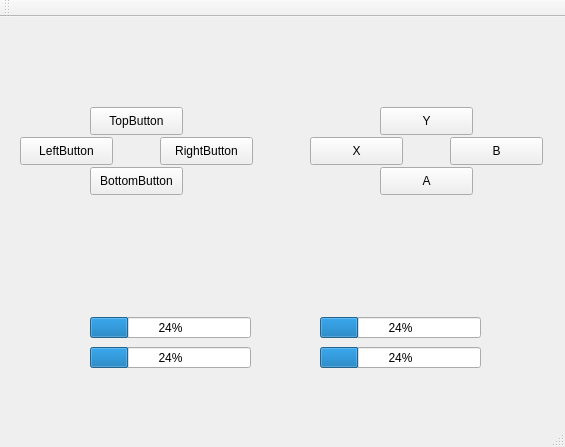
<?xml version="1.0" encoding="UTF-8"?>
<ui version="4.0">
 <class>MainWindow</class>
 <widget class="QMainWindow" name="MainWindow">
  <property name="geometry">
   <rect>
    <x>0</x>
    <y>0</y>
    <width>565</width>
    <height>447</height>
   </rect>
  </property>
  <property name="windowTitle">
   <string>MainWindow</string>
  </property>
  <widget class="QWidget" name="centralWidget">
   <widget class="QPushButton" name="pushButton_Y">
    <property name="geometry">
     <rect>
      <x>380</x>
      <y>90</y>
      <width>93</width>
      <height>28</height>
     </rect>
    </property>
    <property name="text">
     <string>Y</string>
    </property>
   </widget>
   <widget class="QPushButton" name="pushButton_B">
    <property name="geometry">
     <rect>
      <x>450</x>
      <y>120</y>
      <width>93</width>
      <height>28</height>
     </rect>
    </property>
    <property name="text">
     <string>B</string>
    </property>
   </widget>
   <widget class="QPushButton" name="pushButton_A">
    <property name="geometry">
     <rect>
      <x>380</x>
      <y>150</y>
      <width>93</width>
      <height>28</height>
     </rect>
    </property>
    <property name="text">
     <string>A</string>
    </property>
   </widget>
   <widget class="QPushButton" name="pushButton_X">
    <property name="geometry">
     <rect>
      <x>310</x>
      <y>120</y>
      <width>93</width>
      <height>28</height>
     </rect>
    </property>
    <property name="text">
     <string>X</string>
    </property>
   </widget>
   <widget class="QProgressBar" name="progressBar_rightAxisY">
    <property name="geometry">
     <rect>
      <x>320</x>
      <y>330</y>
      <width>161</width>
      <height>21</height>
     </rect>
    </property>
    <property name="value">
     <number>24</number>
    </property>
   </widget>
   <widget class="QProgressBar" name="progressBar_rightAxisX">
    <property name="geometry">
     <rect>
      <x>320</x>
      <y>300</y>
      <width>161</width>
      <height>21</height>
     </rect>
    </property>
    <property name="value">
     <number>24</number>
    </property>
   </widget>
   <widget class="QProgressBar" name="progressBar_leftAxisX">
    <property name="geometry">
     <rect>
      <x>90</x>
      <y>300</y>
      <width>161</width>
      <height>21</height>
     </rect>
    </property>
    <property name="value">
     <number>24</number>
    </property>
   </widget>
   <widget class="QProgressBar" name="progressBar_leftAxisY">
    <property name="geometry">
     <rect>
      <x>90</x>
      <y>330</y>
      <width>161</width>
      <height>21</height>
     </rect>
    </property>
    <property name="value">
     <number>24</number>
    </property>
   </widget>
   <widget class="QPushButton" name="pushButton_Top">
    <property name="geometry">
     <rect>
      <x>90</x>
      <y>90</y>
      <width>93</width>
      <height>28</height>
     </rect>
    </property>
    <property name="text">
     <string>TopButton</string>
    </property>
   </widget>
   <widget class="QPushButton" name="pushButton_Bottom">
    <property name="geometry">
     <rect>
      <x>90</x>
      <y>150</y>
      <width>93</width>
      <height>28</height>
     </rect>
    </property>
    <property name="text">
     <string>BottomButton</string>
    </property>
   </widget>
   <widget class="QPushButton" name="pushButton_left">
    <property name="geometry">
     <rect>
      <x>20</x>
      <y>120</y>
      <width>93</width>
      <height>28</height>
     </rect>
    </property>
    <property name="text">
     <string>LeftButton</string>
    </property>
   </widget>
   <widget class="QPushButton" name="pushButton_right">
    <property name="geometry">
     <rect>
      <x>160</x>
      <y>120</y>
      <width>93</width>
      <height>28</height>
     </rect>
    </property>
    <property name="text">
     <string>RightButton</string>
    </property>
   </widget>
  </widget>
  <widget class="QMenuBar" name="menuBar">
   <property name="geometry">
    <rect>
     <x>0</x>
     <y>0</y>
     <width>565</width>
     <height>26</height>
    </rect>
   </property>
  </widget>
  <widget class="QToolBar" name="mainToolBar">
   <attribute name="toolBarArea">
    <enum>TopToolBarArea</enum>
   </attribute>
   <attribute name="toolBarBreak">
    <bool>false</bool>
   </attribute>
  </widget>
  <widget class="QStatusBar" name="statusBar"/>
 </widget>
 <layoutdefault spacing="6" margin="11"/>
 <resources/>
 <connections/>
</ui>
